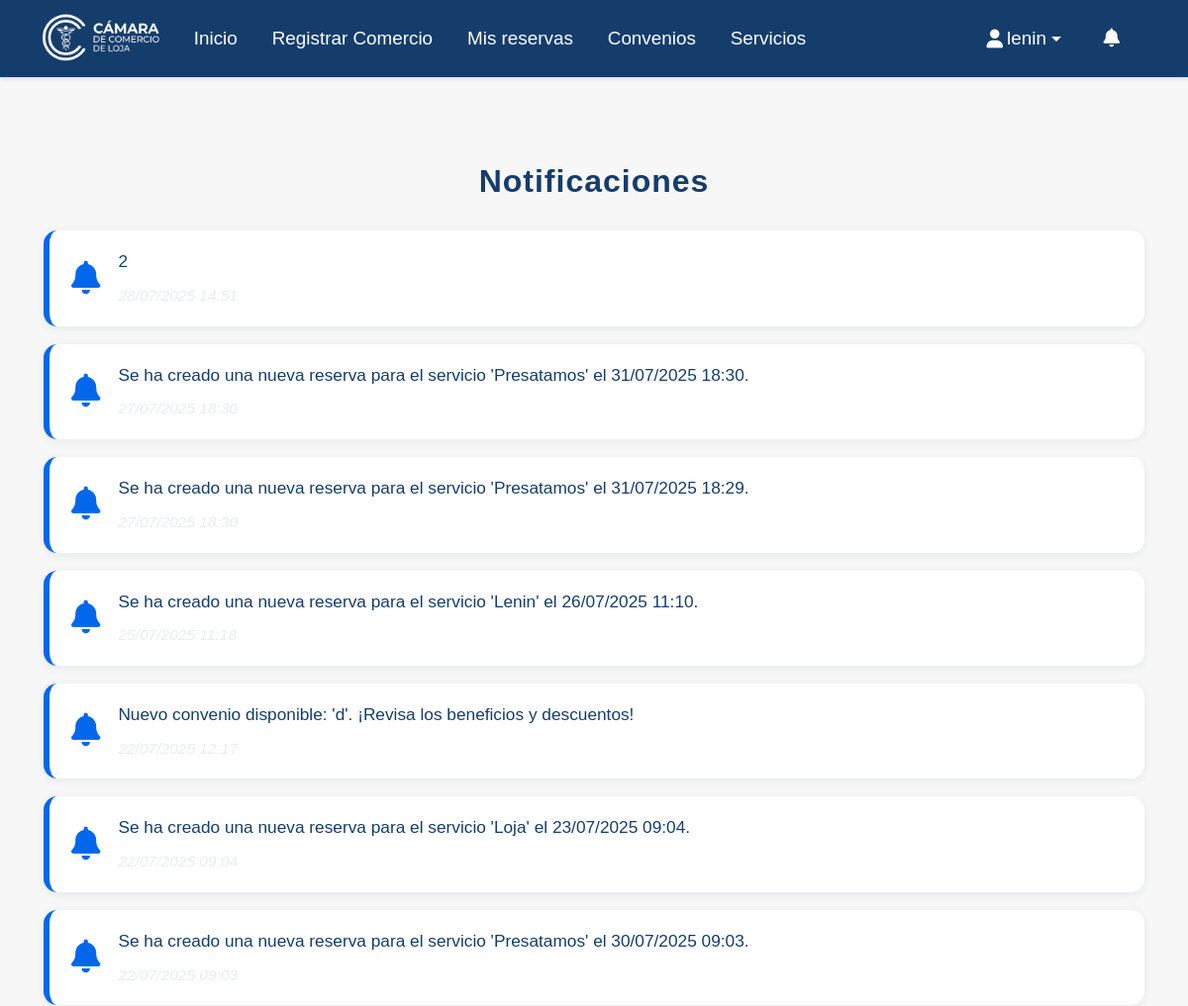
/notificaciones/ (signed in, upper part), run on an earlier commit of the app's database.
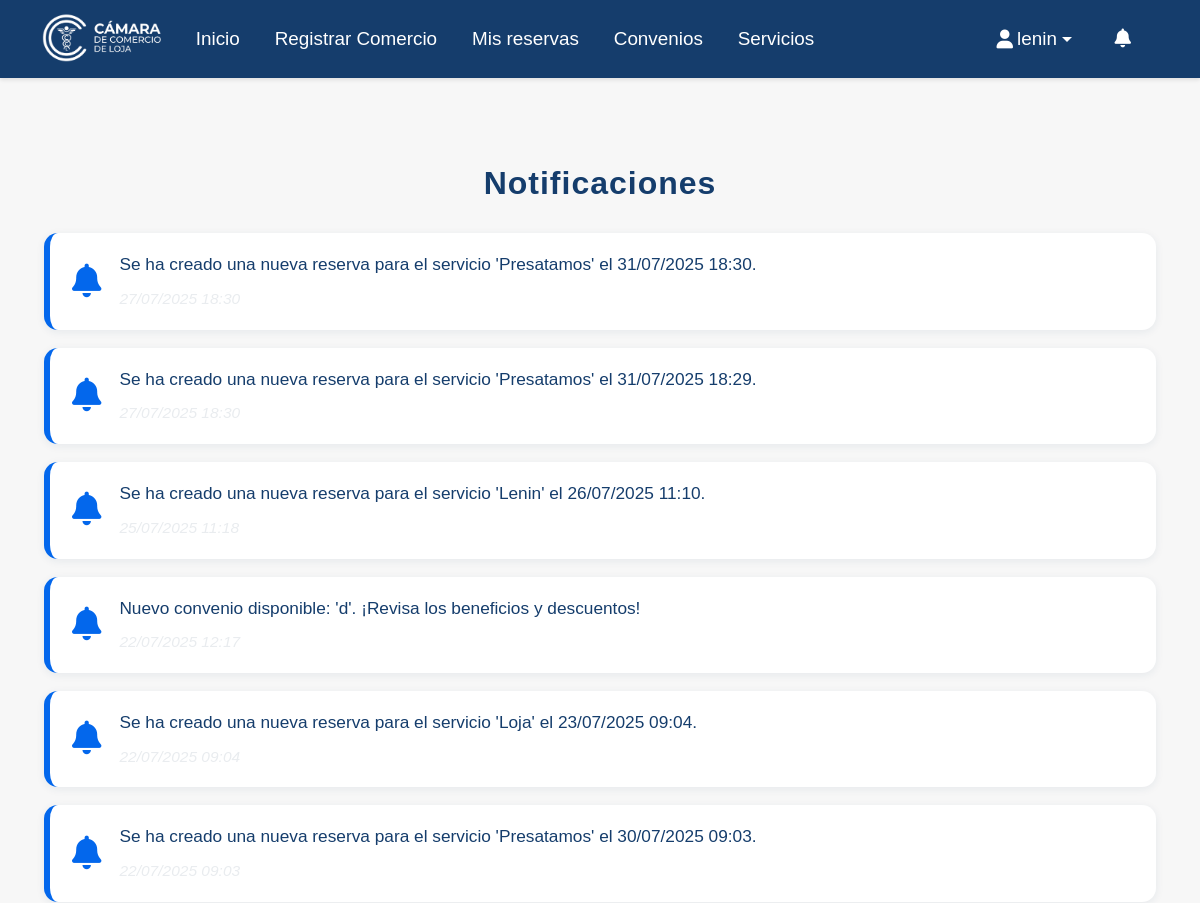
And on a later commit of the database.
### camara/models.py (models this page shows, shortened)
class Notificacion(models.Model):
    usuario = models.ForeignKey(Usuario, on_delete=models.SET_NULL, null=True)
    mensaje = models.TextField()
    fecha_envio = models.DateTimeField()

### camara/views.py (the view)
# urls.py: path('notificaciones/', views.notificaciones, name='notificaciones'),
def notificaciones(request):
    grupo = get_user_group(request.user)
    if not request.user.is_authenticated:
        return redirect('home')
    if getattr(request.user, 'tipo_usuario', None) == 'empresa':
        notificaciones = Notificacion.objects.filter(usuario=request.user).order_by('-fecha_envio')
        return render(request, 'vista_empresa/notificaciones.html', {'notificaciones': notificaciones})
    if grupo != 'socio':
        return redirect('home')
    notificaciones = Notificacion.objects.filter(usuario=request.user).order_by('-fecha_envio')
    return render(request, 'vista_socio_registrado/notificaciones.html', {'notificaciones': notificaciones})

### camara/views.py (called while the page is built)
def get_user_group(user):
    if user.is_superuser or user.is_staff:
        return 'admin'
    if getattr(user, 'tipo_usuario', None) == 'socio':
        return 'socio'
    if user.groups.filter(name='Socio').exists():
        return 'socio'
    if user.groups.filter(name='Visitante').exists():
        return 'visitante'
    return 'otro'

### camara/template/vista_socio_registrado/notificaciones.html (shortened to what this page needs)
{% extends "master.html" %}
{% load static %}
{% block content %}
<div class="container mt-5">
    <div class="afiliados-section-title mb-4">Notificaciones</div>
    <div class="notificaciones-list">
        {% for notificacion in notificaciones %}
        <div class="notificacion-card">
            <span class="notificacion-icon"><i class="fas fa-bell"></i></span>
            <div class="notificacion-content">
                <div class="notificacion-mensaje">{{ notificacion.mensaje }}</div>
                <div class="notificacion-fecha">{{ notificacion.fecha_envio|date:"d/m/Y H:i" }}</div>
            </div>
        </div>
        {% empty %}
        <div class="alert alert-info text-center">No tienes notificaciones.</div>
        {% endfor %}
    </div>
</div>
{% endblock %}

What changed in the data, as far as the page shows it:
removed Notificacion: mensaje "2", fecha_envio "28/07/2025 14:51"
